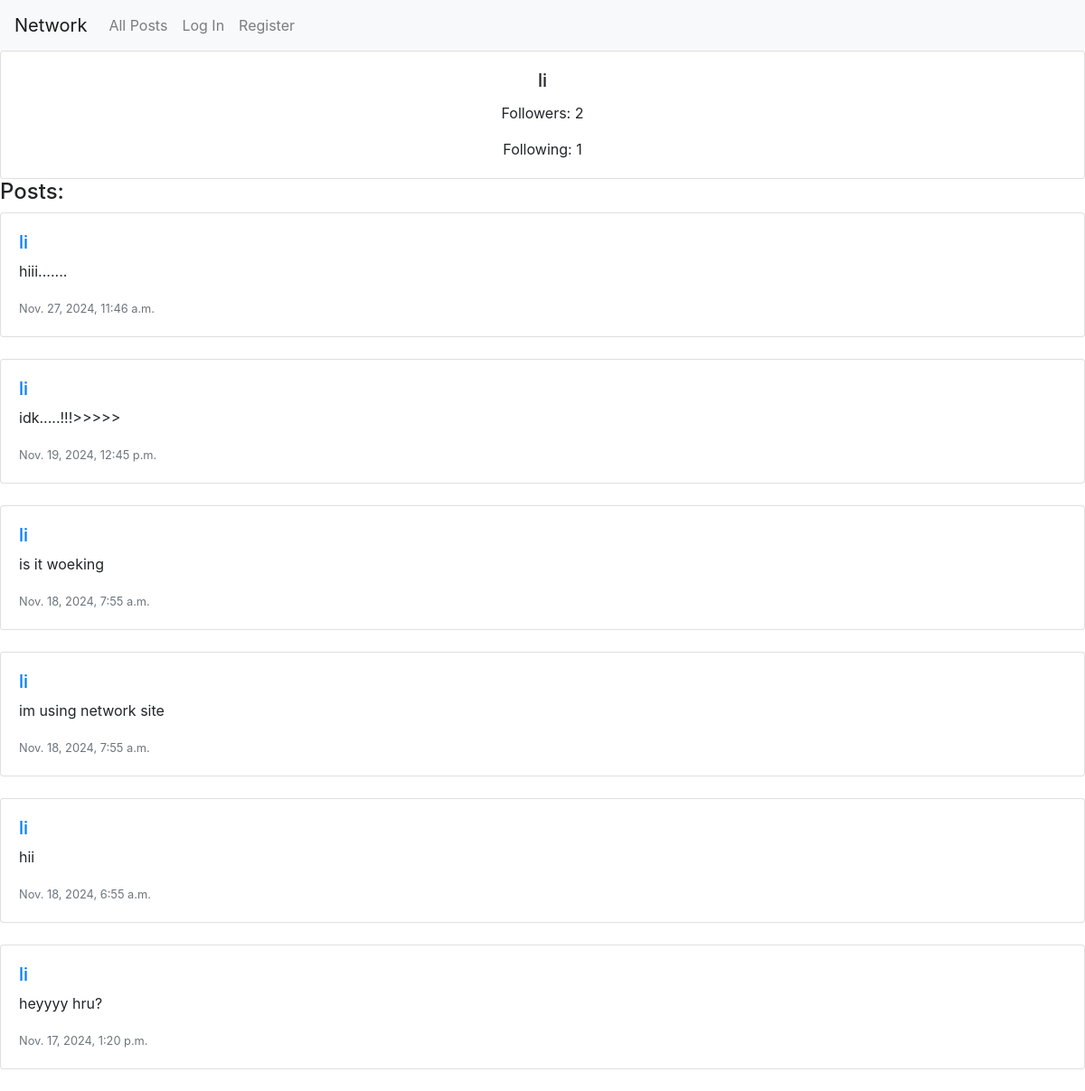
The app's page /profile/1 with its own data.
### network/models.py (models this page shows, shortened)
class User(AbstractUser):
    pass

class Post(models.Model):
    content =models.CharField(max_length=200)
    user=models.ForeignKey(User,on_delete=models.CASCADE,related_name="author")
    date=models.DateTimeField(auto_now_add=True)

### network/views.py (the view)
# urls.py: path("profile/<int:user_id>", views.profile, name="profile"),
def profile(request, user_id):
    user = get_object_or_404(User, pk=user_id)
    all_posts = Post.objects.filter(user=user).order_by("-id")
    print(f"Profile View - User: {user.username}, Posts Count: {all_posts.count()}")
    following = Follow.objects.filter(user=user)
    followers = Follow.objects.filter(followeruser=user)
    followers_count = followers.count()
    following_count = following.count()
    if request.user.is_authenticated:
       isfollowing = Follow.objects.filter(user=user, followeruser=request.user).exists()
    else:
       isfollowing =False
    paginator = Paginator(all_posts, 10)
    page_num = request.GET.get('page', 1)
    page_post = paginator.get_page(page_num)
    return render(request, "network/profile.html", {
        "allposts": all_posts,
        "page_post": page_post,
        "username": user.username,
        "following": following_count,
        "followers": followers_count,
        "isfollowing": isfollowing,
        "user_owner": user
    })

### network/templates/network/profile.html (shortened to what this page needs)
{% extends "network/layout.html" %}
{% block body %}
<div class="card text-center">
    <div class="card-body">
        <h5 class="card-title">{{ username }}</h5>
        <p class="card-text">Followers: {{ followers }}</p>
        <p class="card-text">Following: {{ following }}</p>
    </div>
</div>
<h4>Posts:</h4>
<div class="all-posts">
    {% if page_post %}
        {% for post in page_post %}
            <div class="card mb-4">
                <div class="card-body">
                    <h5 class="username"><a href="{% url 'profile' user_id=post.user.id %}">{{ post.user }}</a></h5>
                    <p class="card-text">{{ post.content }}</p>
                    <p class="card-text">
                        <small class="text-muted">{{ post.date }}</small>
                    </p>
                </div>
            </div>
        {% endfor %}
    {% else %}
        <p>No posts available.</p>
    {% endif %}
</div>
{% endblock %}

### network/templates/network/layout.html (shortened to what this page needs)
{% load static %}
<!DOCTYPE html>
<html lang="en">
    <head>
        <link rel="stylesheet" href="https://stackpath.bootstrapcdn.com/bootstrap/4.4.1/css/bootstrap.min.css">
        <link href="{% static 'network/styles.css' %}" rel="stylesheet">
        <link rel="stylesheet" href="https://cdnjs.cloudflare.com/ajax/libs/font-awesome/4.7.0/css/font-awesome.min.css">
    </head>
    <body>
        <nav class="navbar navbar-expand-lg navbar-light bg-light">
            <a class="navbar-brand" href="{% url 'index' %}">Network</a>
            <div>
              <ul class="navbar-nav mr-auto">
                <li class="nav-item">
                  <a class="nav-link" href="{% url 'index' %}">All Posts</a>
                </li>
                {% if user.is_authenticated %}
                    <li class="nav-item">
                        <a class="nav-link" href="{% url 'following'  %}">Following</a>
                    </li>
                    <li class="nav-item">
                        <a class="nav-link" href="{% url 'logout' %}">Log Out</a>
                    </li>
                {% else %}
                    <li class="nav-item">
                        <a class="nav-link" href="{% url 'login' %}">Log In</a>
                    </li>
                    <li class="nav-item">
                        <a class="nav-link" href="{% url 'register' %}">Register</a>
                    </li>
                {% endif %}
              </ul>
            </div>
          </nav>
        <div class="body">
            {% block body %}
            {% endblock %}
        </div>
    </body>
</html>

### records on screen
User: username "li"
Post: user "li", content "hiii.......", date "Nov. 27, 2024, 11:46 a.m."
Post: user "li", content "idk.....!!!>>>>>", date "Nov. 19, 2024, 12:45 p.m."
Post: user "li", content "is it woeking", date "Nov. 18, 2024, 7:55 a.m."
Post: user "li", content "im using network site", date "Nov. 18, 2024, 7:55 a.m."
Post: user "li", content "hii", date "Nov. 18, 2024, 6:55 a.m."
Post: user "li", content "heyyyy hru?", date "Nov. 17, 2024, 1:20 p.m."

### other values on screen
{{ followers }} "2"
{{ following }} "1"
